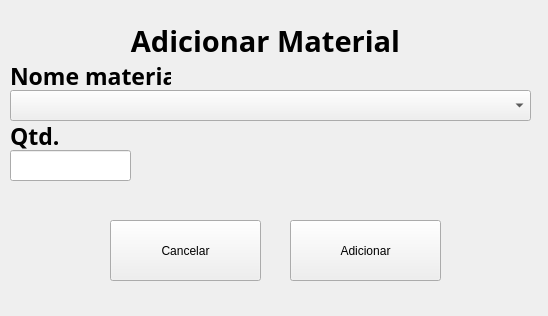
<?xml version="1.0" encoding="UTF-8"?>
<ui version="4.0">
 <class>Form_add_materiais</class>
 <widget class="QWidget" name="Form_add_materiais">
  <property name="geometry">
   <rect>
    <x>0</x>
    <y>0</y>
    <width>548</width>
    <height>316</height>
   </rect>
  </property>
  <property name="mouseTracking">
   <bool>false</bool>
  </property>
  <property name="tabletTracking">
   <bool>false</bool>
  </property>
  <property name="windowTitle">
   <string>Form</string>
  </property>
  <widget class="QLabel" name="label">
   <property name="geometry">
    <rect>
     <x>110</x>
     <y>10</y>
     <width>311</width>
     <height>61</height>
    </rect>
   </property>
   <property name="font">
    <font>
     <family>Ubuntu Condensed</family>
     <pointsize>22</pointsize>
     <weight>75</weight>
     <bold>true</bold>
    </font>
   </property>
   <property name="text">
    <string>Adicionar Material</string>
   </property>
   <property name="alignment">
    <set>Qt::AlignCenter</set>
   </property>
  </widget>
  <widget class="QLabel" name="label_2">
   <property name="geometry">
    <rect>
     <x>10</x>
     <y>60</y>
     <width>161</width>
     <height>31</height>
    </rect>
   </property>
   <property name="font">
    <font>
     <family>Ubuntu Mono</family>
     <pointsize>17</pointsize>
     <weight>75</weight>
     <italic>false</italic>
     <bold>true</bold>
    </font>
   </property>
   <property name="text">
    <string>Nome material</string>
   </property>
  </widget>
  <widget class="QPushButton" name="add_material">
   <property name="geometry">
    <rect>
     <x>290</x>
     <y>220</y>
     <width>151</width>
     <height>61</height>
    </rect>
   </property>
   <property name="text">
    <string>Adicionar</string>
   </property>
  </widget>
  <widget class="QPushButton" name="cancel">
   <property name="geometry">
    <rect>
     <x>110</x>
     <y>220</y>
     <width>151</width>
     <height>61</height>
    </rect>
   </property>
   <property name="text">
    <string>Cancelar</string>
   </property>
  </widget>
  <widget class="QLabel" name="label_3">
   <property name="geometry">
    <rect>
     <x>10</x>
     <y>120</y>
     <width>91</width>
     <height>31</height>
    </rect>
   </property>
   <property name="font">
    <font>
     <family>Ubuntu Mono</family>
     <pointsize>17</pointsize>
     <weight>75</weight>
     <italic>false</italic>
     <bold>true</bold>
    </font>
   </property>
   <property name="text">
    <string>Qtd.</string>
   </property>
  </widget>
  <widget class="QLineEdit" name="line_qtd_material">
   <property name="geometry">
    <rect>
     <x>10</x>
     <y>150</y>
     <width>121</width>
     <height>31</height>
    </rect>
   </property>
  </widget>
  <widget class="QComboBox" name="combo_materiais">
   <property name="geometry">
    <rect>
     <x>10</x>
     <y>90</y>
     <width>521</width>
     <height>31</height>
    </rect>
   </property>
  </widget>
 </widget>
 <resources/>
 <connections/>
</ui>
